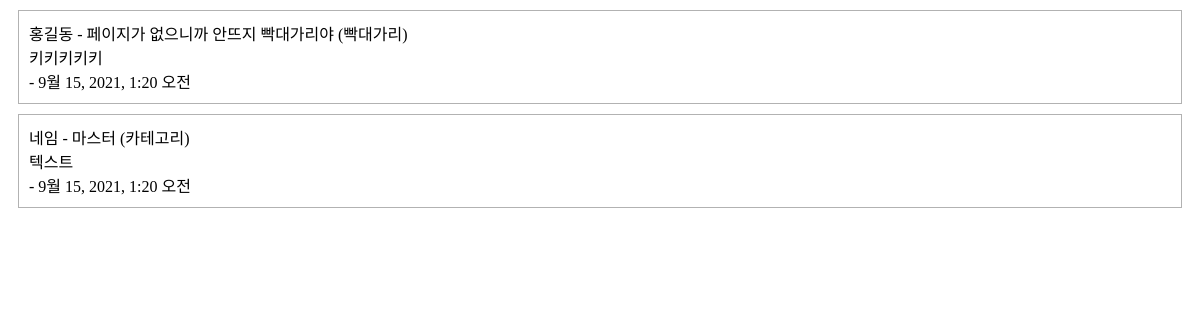
Page /pages/ on the earlier database version.
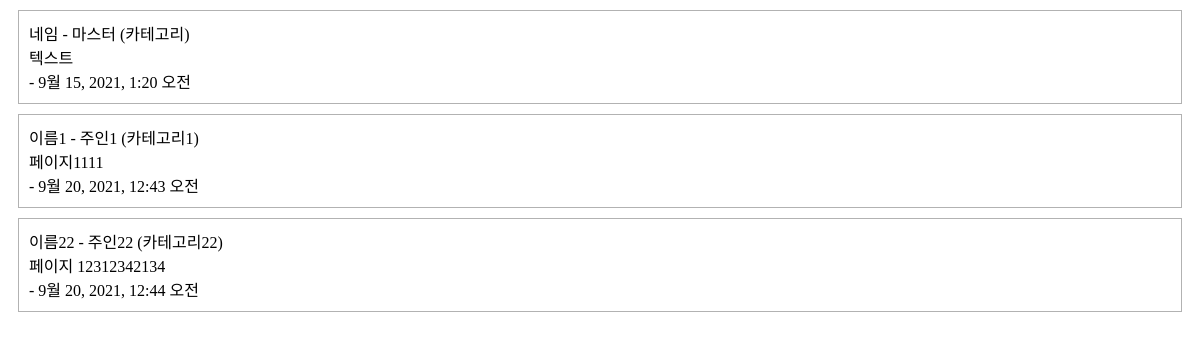
Same page on the later database version.
### facebook/models.py (models this page shows, shortened)
class Page(models.Model):
    master = models.CharField(max_length=120)
    name = models.CharField(max_length=120, default="홍길동")
    text = models.TextField()
    category = models.CharField(max_length=120, default='')
    created_at = models.DateTimeField(auto_now_add=True)

### facebook/views.py (the view)
# urls.py: path('pages/', pages),
def pages(request):
    pages = Page.objects.all()
    return render(request, 'page_list.html', {'pages': pages})

### facebook/templates/page_list.html (shortened to what this page needs)
<html lang="ko">
<head>
</head>
<body>
    {% for page in pages %}
    <div style="border:1px solid #b2b2b2; padding:10px; margin:10px;">
        {{ page.name }} - {{ page.master }} ({{ page.category }})<br>
        {{ page.text }}<br>
        - {{ page.created_at }}
    </div>
    {% endfor %}
</body>
</html>

Differences in the rows shown:
removed Page: name "홍길동", master "페이지가 없으니까 안뜨지 빡대가리야", category "빡대가리", text "키키키키키", created_at "9월 15, 2021, 1:20 오전"
added Page: name "이름1", master "주인1", category "카테고리1", text "페이지1111", created_at "9월 20, 2021, 12:43 오전"
added Page: name "이름22", master "주인22", category "카테고리22", text "페이지 12312342134", created_at "9월 20, 2021, 12:44 오전"
